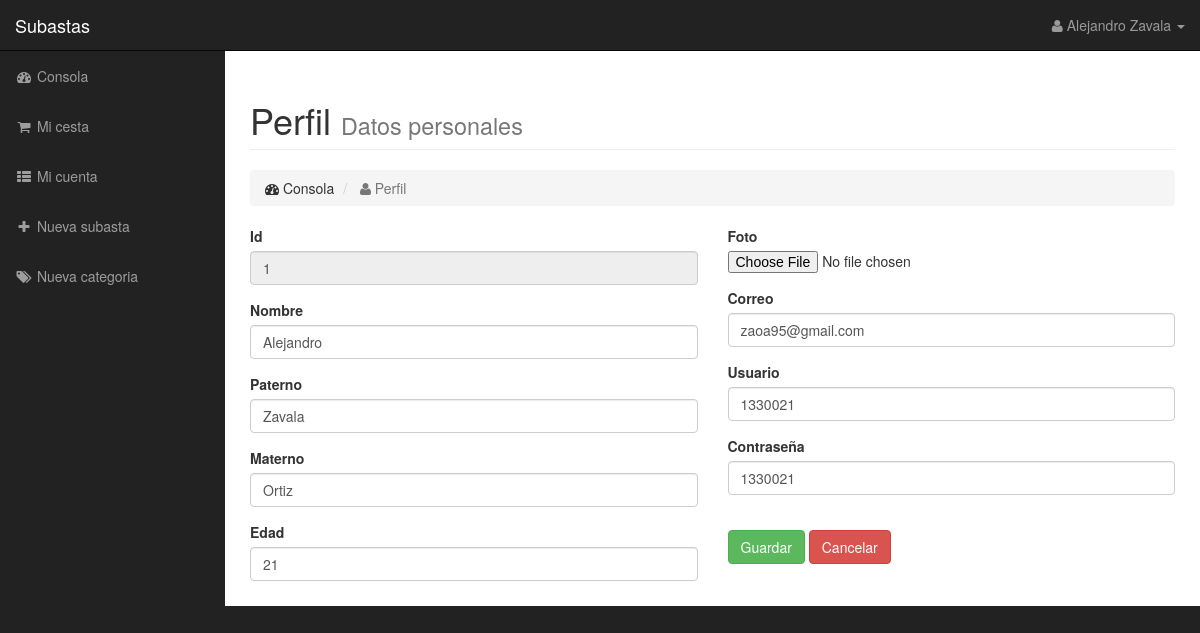
Screenshot of /perfil.php (signed in) with the database file from the repository.
### tables this page shows
CREATE TABLE IF NOT EXISTS `usuario` (
  `id_usuario` int(11) NOT NULL AUTO_INCREMENT,
  `nombre` varchar(100) DEFAULT NULL,
  `paterno` varchar(100) DEFAULT NULL,
  `materno` varchar(100) DEFAULT NULL,
  `edad` varchar(100) DEFAULT NULL,
  `foto` varchar(300) DEFAULT NULL,
  `correo` varchar(200) NOT NULL,
  `user` varchar(100) NOT NULL,
  `pass` varchar(200) NOT NULL,
  PRIMARY KEY (`id_usuario`)
);

### conexion/Conexion.php (called while the page is built, shortened)
<?php
    class Conexion{
    private $conn = null;
    public function __construct(){
        $this->conn = new mysqli($serv, $user, $pass, $namedb);
        $this->conn->set_charset("utf8");
    }
    public function select($qry){
        $result = $this->conn->query($qry);
        return $result;
    }
    public function query($qry){
        if(!$this->conn->query($qry)){
            return false;
        }else{
            return true;
        }
        return null;
    }
}
?>

### perfil.php (the view, shortened to what this page needs)
<?php
  include ("conexion/Conexion.php");
  $bd = new Conexion();
?>
<!DOCTYPE html>
<html lang="es">
<head>
    <link href="css/bootstrap.min.css" rel="stylesheet">
    <link href="css/sb-admin.css" rel="stylesheet">
    <link href="css/plugins/morris.css" rel="stylesheet">
    <link href="font-awesome/css/font-awesome.min.css" rel="stylesheet" type="text/css">
</head>
<body>
    <div id="wrapper">
        <nav class="navbar navbar-inverse navbar-fixed-top" role="navigation">
            <div class="navbar-header">
                <a class="navbar-brand" href="subastas.php">Subastas</a>
            </div>
            <?php
              include ("header.php");
            ?>
            <?php
              include ("sidebar.php");
            ?>
        </nav>
        <div id="page-wrapper">
            <div class="container-fluid">
                <div class="row">
                    <div class="col-lg-12">
                        <h1 class="page-header">
                            Perfil <small>Datos personales</small>
                        </h1>
                        <ol class="breadcrumb">
                            <li>
                                <i class="fa fa-dashboard"></i> Consola
                            </li>
                            <li class="active">
                                <i class="fa fa-user"></i> Perfil
                            </li>
                        </ol>
                    </div>
                </div>
                <?php
                  $id_user = $_SESSION["id_usuario"];
                  $res = $bd->select("SELECT * from usuario where id_usuario=$id_user");
                  if($res->num_rows == 1){
                    while($row = $res->fetch_assoc()){
                      $id_usuario = $row["id_usuario"];
                      $nombre = $row["nombre"];
                      $paterno = $row["paterno"];
                      $materno = $row["materno"];
                      $edad = $row["edad"];
                      $correo = $row["correo"];
                      $user = $row["user"];
                      $pass = $row["pass"];
                      ?>
                      <div class="row">
                        <form role="form" action="" method="post" enctype="multipart/form-data">
                          <div class="col-lg-6">
                                  <div class="form-group">
                                      <label>Id</label>
                                      <input type="text" name="id_usuario" class="form-control" readonly value="<?php echo $id_usuario; ?>">
                                  </div>
                                  <div class="form-group">
                                      <label>Nombre</label>
                                      <input type="text" name="nombre" class="form-control" value="<?php echo $nombre; ?>">
                                  </div>
                                  <div class="form-group">
                                      <label>Paterno</label>
                                      <input type="text" name="paterno" class="form-control" value="<?php echo $paterno; ?>">
                                  </div>
                                  <div class="form-group">
                                      <label>Materno</label>
                                      <input type="text" name="materno" class="form-control" value="<?php echo $materno; ?>">
                                  </div>
                                  <div class="form-group">
                                      <label>Edad</label>
                                      <input type="number" name="edad" class="form-control" value="<?php echo $edad; ?>">
                                  </div>
                        </div>
                        <div class="col-lg-6">
                                  <div class="form-group">
                                      <label>Foto</label>
                                      <input type="file" name="foto">
                                  </div>
                                  <div class="form-group">
                                      <label>Correo</label>
                                      <input type="email" name="correo" class="form-control" value="<?php echo $correo; ?>" required>
                                  </div>
                                  <div class="form-group">
                                      <label>Usuario</label>
                                      <input type="text" name="user" class="form-control" value="<?php echo $user; ?>" required>
                                  </div>
                                  <div class="form-group">
                                      <label>Contraseña</label>
                                      <input type="text" name="pass" class="form-control" value="<?php echo $pass; ?>" required>
                                  </div>
                                  <br>
                                  <button name="guardar" type="submit" class="btn btn-success">Guardar</button>
                                  <button type="reset" class="btn btn-danger">Cancelar</button>
                          </div>
                        </form>
                      </div>
                      <?php
                    }
                  }
                ?>
            </div>
        </div>
    </div>
</body>
</html>

### css/sb-admin.css (style rules this page uses)
body { margin-top: 100px; background-color: #222; }
@media (min-width:768px) { body { margin-top: 50px; } }
#wrapper { padding-left: 0; }
#page-wrapper { width: 100%; padding: 0; background-color: #fff; }
@media (min-width:768px) { #wrapper { padding-left: 225px; } }
@media (min-width:768px) { #page-wrapper { padding: 10px; } }

### rows the page displays
usuario: id_usuario "1", nombre "Alejandro", paterno "Zavala", materno "Ortiz", edad "21", correo "zaoa95@gmail.com", user "1330021", pass "1330021"

### other values shown
$_SESSION["nomb_comp"] "Alejandro Zavala"
